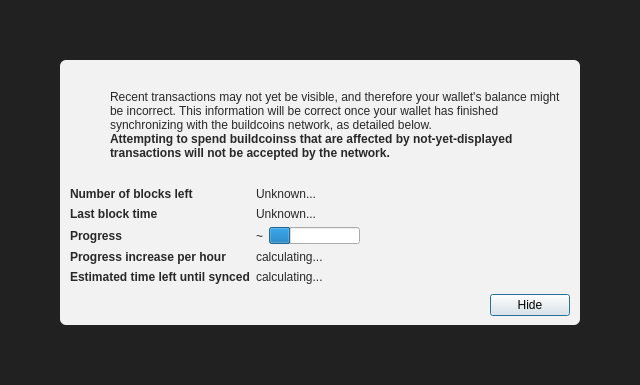
<?xml version="1.0" encoding="UTF-8"?>
<ui version="4.0">
 <class>ModalOverlay</class>
 <widget class="ModalOverlay" name="ModalOverlay">
  <property name="geometry">
   <rect>
    <x>0</x>
    <y>0</y>
    <width>640</width>
    <height>385</height>
   </rect>
  </property>
  <property name="windowTitle">
   <string>Form</string>
  </property>
  <layout class="QVBoxLayout" name="verticalLayout" stretch="0">
   <property name="sizeConstraint">
    <enum>QLayout::SetDefaultConstraint</enum>
   </property>
   <property name="leftMargin">
    <number>0</number>
   </property>
   <property name="topMargin">
    <number>0</number>
   </property>
   <property name="rightMargin">
    <number>0</number>
   </property>
   <property name="bottomMargin">
    <number>0</number>
   </property>
   <item>
    <widget class="QWidget" name="bgWidget" native="true">
     <property name="styleSheet">
      <string notr="true">#bgWidget { background: rgba(0,0,0,220); }</string>
     </property>
     <layout class="QVBoxLayout" name="verticalLayoutMain" stretch="1">
      <property name="leftMargin">
       <number>60</number>
      </property>
      <property name="topMargin">
       <number>60</number>
      </property>
      <property name="rightMargin">
       <number>60</number>
      </property>
      <property name="bottomMargin">
       <number>60</number>
      </property>
      <item>
       <widget class="QWidget" name="contentWidget" native="true">
        <property name="styleSheet">
         <string notr="true">#contentWidget { background: rgba(255,255,255,240); border-radius: 6px; }

QLabel { color: rgb(40,40,40);  }</string>
        </property>
        <layout class="QVBoxLayout" name="verticalLayoutSub" stretch="1,0,0,0">
         <property name="spacing">
          <number>0</number>
         </property>
         <property name="leftMargin">
          <number>10</number>
         </property>
         <property name="topMargin">
          <number>10</number>
         </property>
         <property name="rightMargin">
          <number>10</number>
         </property>
         <property name="bottomMargin">
          <number>10</number>
         </property>
         <item>
          <layout class="QHBoxLayout" name="horizontalLayoutIconText" stretch="0,1">
           <property name="topMargin">
            <number>20</number>
           </property>
           <item>
            <layout class="QVBoxLayout" name="verticalLayoutIcon">
             <property name="leftMargin">
              <number>0</number>
             </property>
             <item>
              <widget class="QPushButton" name="warningIcon">
               <property name="enabled">
                <bool>false</bool>
               </property>
               <property name="text">
                <string/>
               </property>
               <property name="icon">
                <iconset>
                 <normaloff>:/icons/warning</normaloff>
                 <disabledoff>:/icons/warning</disabledoff>:/icons/warning</iconset>
               </property>
               <property name="iconSize">
                <size>
                 <width>48</width>
                 <height>48</height>
                </size>
               </property>
               <property name="flat">
                <bool>true</bool>
               </property>
              </widget>
             </item>
             <item>
              <spacer name="verticalSpacerWarningIcon">
               <property name="orientation">
                <enum>Qt::Vertical</enum>
               </property>
               <property name="sizeHint" stdset="0">
                <size>
                 <width>20</width>
                 <height>40</height>
                </size>
               </property>
              </spacer>
             </item>
            </layout>
           </item>
           <item>
            <layout class="QVBoxLayout" name="verticalLayoutInfoText">
             <property name="leftMargin">
              <number>0</number>
             </property>
             <property name="topMargin">
              <number>0</number>
             </property>
             <item>
              <widget class="QLabel" name="infoText">
               <property name="text">
                <string>Recent transactions may not yet be visible, and therefore your wallet's balance might be incorrect. This information will be correct once your wallet has finished synchronizing with the buildcoins network, as detailed below.</string>
               </property>
               <property name="textFormat">
                <enum>Qt::RichText</enum>
               </property>
               <property name="wordWrap">
                <bool>true</bool>
               </property>
              </widget>
             </item>
             <item>
              <widget class="QLabel" name="infoTextStrong">
               <property name="font">
                <font>
                 <weight>75</weight>
                 <bold>true</bold>
                </font>
               </property>
               <property name="text">
                <string>Attempting to spend buildcoinss that are affected by not-yet-displayed transactions will not be accepted by the network.</string>
               </property>
               <property name="textFormat">
                <enum>Qt::RichText</enum>
               </property>
               <property name="wordWrap">
                <bool>true</bool>
               </property>
              </widget>
             </item>
             <item>
              <spacer name="verticalSpacerInTextSpace">
               <property name="orientation">
                <enum>Qt::Vertical</enum>
               </property>
               <property name="sizeHint" stdset="0">
                <size>
                 <width>20</width>
                 <height>40</height>
                </size>
               </property>
              </spacer>
             </item>
            </layout>
           </item>
          </layout>
         </item>
         <item>
          <spacer name="verticalSpacerAfterText">
           <property name="orientation">
            <enum>Qt::Vertical</enum>
           </property>
           <property name="sizeHint" stdset="0">
            <size>
             <width>20</width>
             <height>40</height>
            </size>
           </property>
          </spacer>
         </item>
         <item>
          <layout class="QFormLayout" name="formLayout">
           <property name="fieldGrowthPolicy">
            <enum>QFormLayout::FieldsStayAtSizeHint</enum>
           </property>
           <property name="horizontalSpacing">
            <number>6</number>
           </property>
           <property name="verticalSpacing">
            <number>6</number>
           </property>
           <property name="topMargin">
            <number>10</number>
           </property>
           <item row="0" column="0">
            <widget class="QLabel" name="labelNumberOfBlocksLeft">
             <property name="font">
              <font>
               <weight>75</weight>
               <bold>true</bold>
              </font>
             </property>
             <property name="text">
              <string>Number of blocks left</string>
             </property>
            </widget>
           </item>
           <item row="0" column="1">
            <widget class="QLabel" name="numberOfBlocksLeft">
             <property name="text">
              <string>Unknown...</string>
             </property>
            </widget>
           </item>
           <item row="1" column="0">
            <widget class="QLabel" name="labelLastBlockTime">
             <property name="font">
              <font>
               <weight>75</weight>
               <bold>true</bold>
              </font>
             </property>
             <property name="text">
              <string>Last block time</string>
             </property>
            </widget>
           </item>
           <item row="1" column="1">
            <widget class="QLabel" name="newestBlockDate">
             <property name="sizePolicy">
              <sizepolicy hsizetype="Maximum" vsizetype="Preferred">
               <horstretch>0</horstretch>
               <verstretch>0</verstretch>
              </sizepolicy>
             </property>
             <property name="text">
              <string>Unknown...</string>
             </property>
            </widget>
           </item>
           <item row="2" column="0">
            <widget class="QLabel" name="labelSyncDone">
             <property name="font">
              <font>
               <weight>75</weight>
               <bold>true</bold>
              </font>
             </property>
             <property name="text">
              <string>Progress</string>
             </property>
            </widget>
           </item>
           <item row="2" column="1">
            <layout class="QHBoxLayout" name="horizontalLayoutSync" stretch="0,1">
             <item>
              <widget class="QLabel" name="percentageProgress">
               <property name="text">
                <string notr="true">~</string>
               </property>
              </widget>
             </item>
             <item>
              <widget class="QProgressBar" name="progressBar">
               <property name="value">
                <number>24</number>
               </property>
               <property name="format">
                <string/>
               </property>
              </widget>
             </item>
            </layout>
           </item>
           <item row="4" column="0">
            <widget class="QLabel" name="labelProgressIncrease">
             <property name="font">
              <font>
               <weight>75</weight>
               <bold>true</bold>
              </font>
             </property>
             <property name="text">
              <string>Progress increase per hour</string>
             </property>
            </widget>
           </item>
           <item row="4" column="1">
            <widget class="QLabel" name="progressIncreasePerH">
             <property name="text">
              <string>calculating...</string>
             </property>
            </widget>
           </item>
           <item row="5" column="0">
            <widget class="QLabel" name="labelEstimatedTimeLeft">
             <property name="font">
              <font>
               <weight>75</weight>
               <bold>true</bold>
              </font>
             </property>
             <property name="text">
              <string>Estimated time left until synced</string>
             </property>
            </widget>
           </item>
           <item row="5" column="1">
            <widget class="QLabel" name="expectedTimeLeft">
             <property name="text">
              <string>calculating...</string>
             </property>
            </widget>
           </item>
          </layout>
         </item>
         <item>
          <layout class="QHBoxLayout" name="horizontalLayoutButtons">
           <property name="leftMargin">
            <number>10</number>
           </property>
           <property name="topMargin">
            <number>10</number>
           </property>
           <item>
            <spacer name="horizontalSpacer">
             <property name="orientation">
              <enum>Qt::Horizontal</enum>
             </property>
             <property name="sizeHint" stdset="0">
              <size>
               <width>40</width>
               <height>20</height>
              </size>
             </property>
            </spacer>
           </item>
           <item>
            <widget class="QPushButton" name="closeButton">
             <property name="text">
              <string>Hide</string>
             </property>
             <property name="focusPolicy">
              <enum>Qt::StrongFocus</enum>
             </property>
             <property name="default">
              <bool>true</bool>
             </property>
            </widget>
           </item>
          </layout>
         </item>
        </layout>
       </widget>
      </item>
     </layout>
    </widget>
   </item>
  </layout>
 </widget>
 <customwidgets>
  <customwidget>
   <class>ModalOverlay</class>
   <extends>QWidget</extends>
   <header>qt/modaloverlay.h</header>
   <container>1</container>
  </customwidget>
 </customwidgets>
 <resources/>
 <connections/>
</ui>
